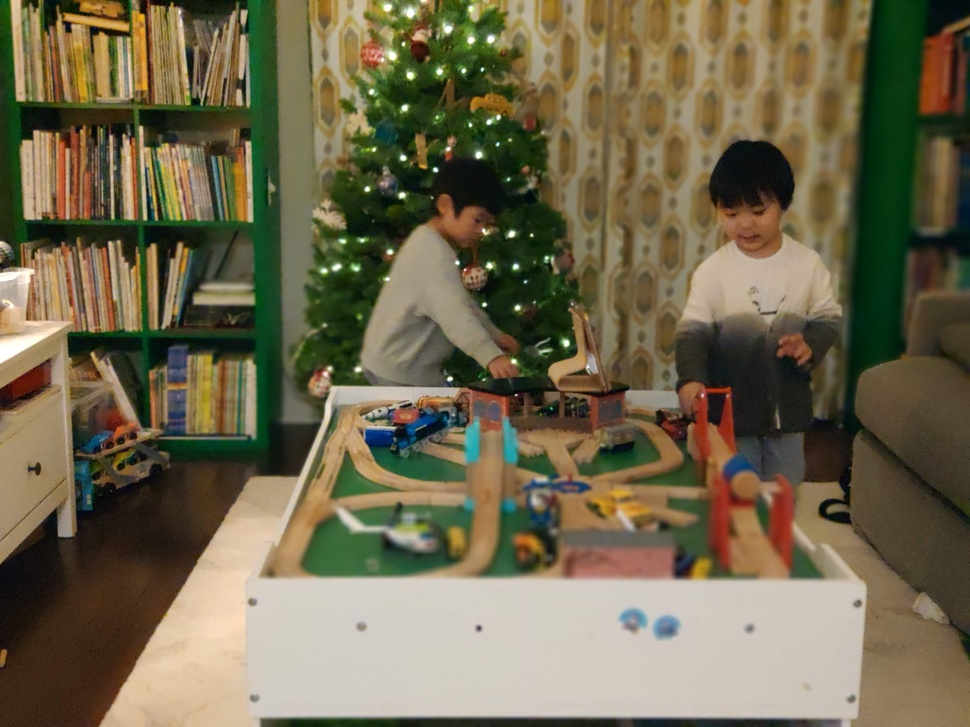
#> input picture original_static_site/photos/01052019.jpg, 970 x 727 px, shrunk from 2160 x 1620 before the run
$ python blur_image.py ../../original_static_site/photos/01052019.jpg
#> lines starting #> are read from the running program, lines starting #| are printed output that depends on the picture
'''
1. image file path
'''
from PIL import Image, ImageFilter, ImageEnhance
from sys import argv
from os import path

try:
	image = Image.open(argv[1])
#> image is the input picture: PIL image 970x727 RGB; mean R, G, B 112.5, 103.9, 77.8
except IndexError:
	exit(__doc__)

outfile_path = path.splitext(argv[1])[0] + '-blur.jpg'
blurImage = image.filter(ImageFilter.GaussianBlur(radius=20))
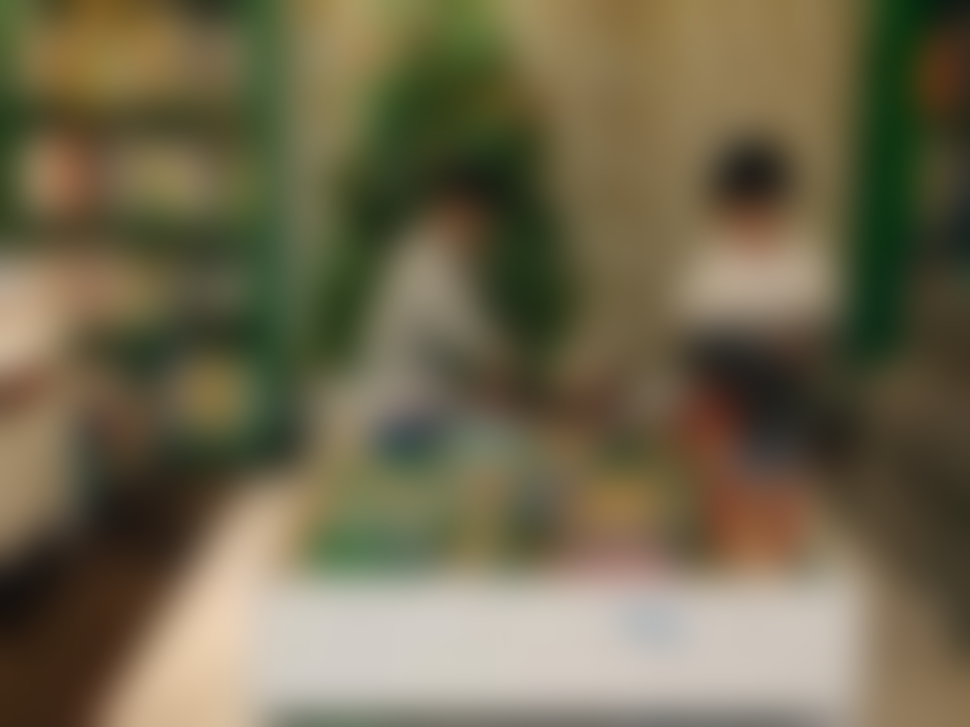
#> blurImage: PIL image 970x727 RGB; mean R, G, B 111.9, 103.4, 77.3
enhancer = ImageEnhance.Brightness(blurImage)

blurImage = enhancer.enhance(1.5)
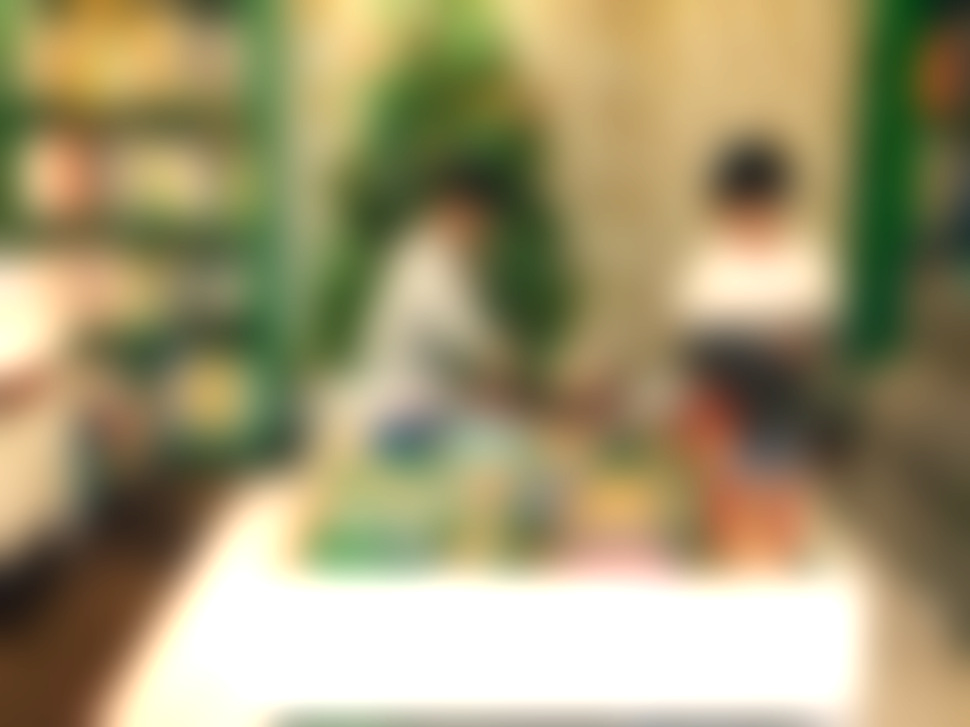
#> blurImage: PIL image 970x727 RGB; mean R, G, B 161.3, 150.7, 113.4

blurImage.save(outfile_path)

$ run again, on original_static_site/photos/07282018.jpg
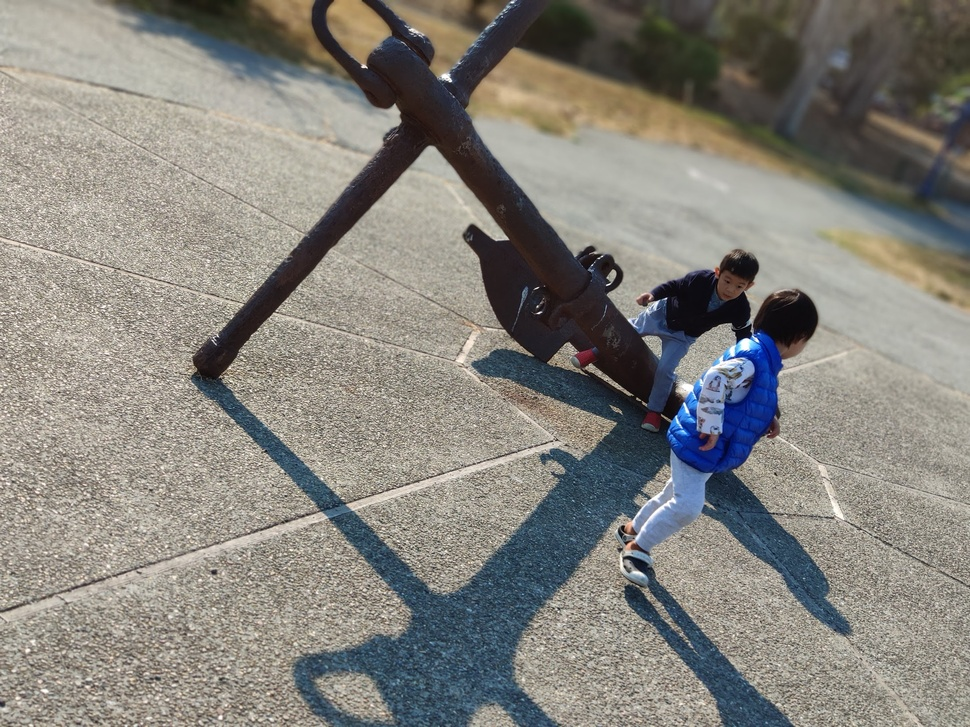
#> input picture original_static_site/photos/07282018.jpg, 970 x 727 px, shrunk from 2190 x 1642 before the run
#> image is the input picture: PIL image 970x727 RGB; mean R, G, B 133.6, 131, 124.5
#> `blurImage = image.filter(ImageFilter.GaussianBlur(radius=20))`:
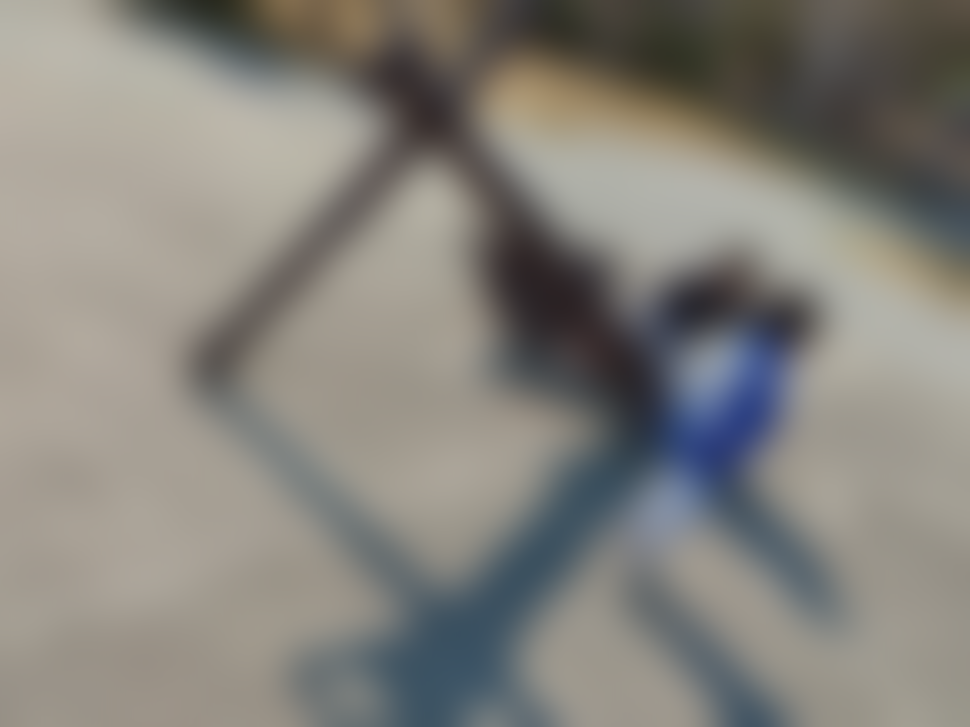
#> blurImage: PIL image 970x727 RGB; mean R, G, B 133.6, 131, 124.5
#> `blurImage = enhancer.enhance(1.5)`:
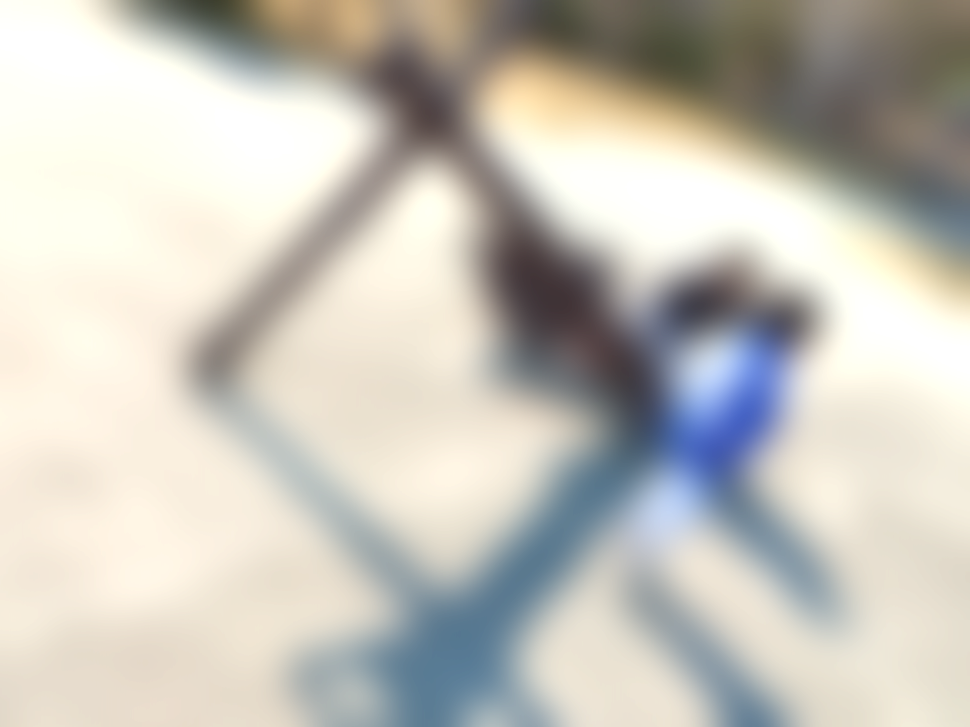
#> blurImage: PIL image 970x727 RGB; mean R, G, B 198.3, 195.2, 186.5

$ run again, on original_static_site/photos/08192018.jpg
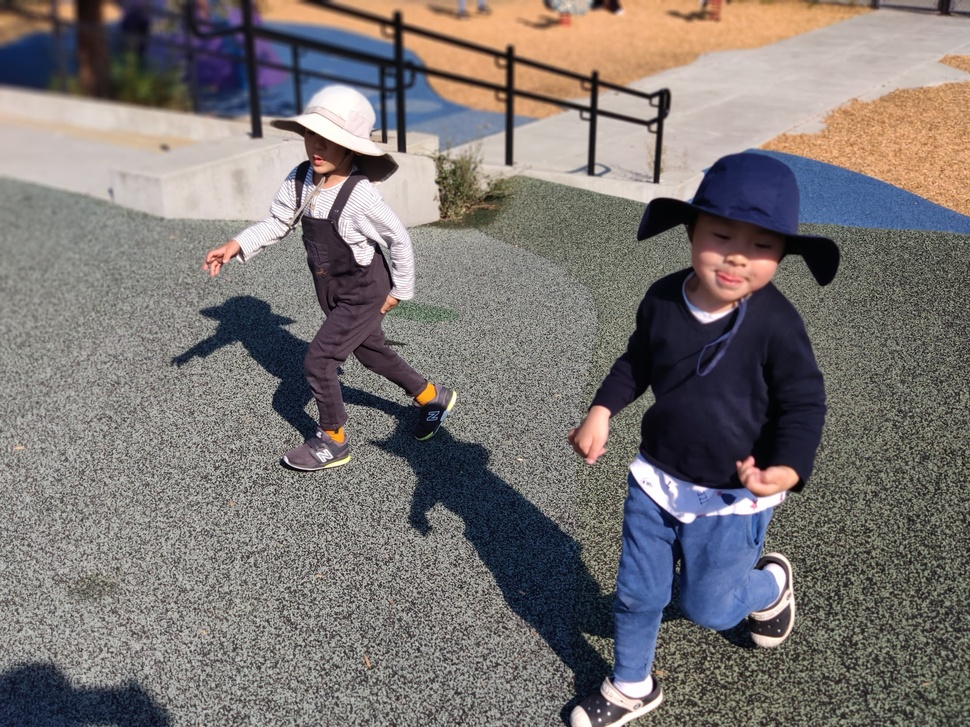
#> input picture original_static_site/photos/08192018.jpg, 970 x 727 px, shrunk from 2190 x 1642 before the run
#> image is the input picture: PIL image 970x727 RGB; mean R, G, B 122.4, 116.7, 114.9
#> `blurImage = image.filter(ImageFilter.GaussianBlur(radius=20))`:
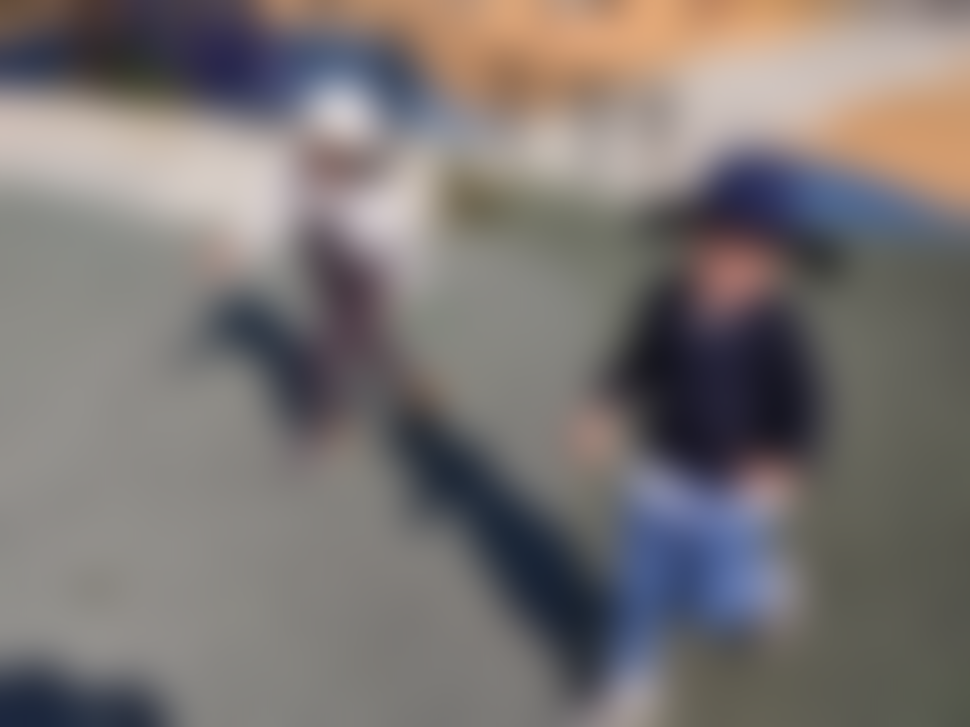
#> blurImage: PIL image 970x727 RGB; mean R, G, B 122.4, 116.7, 114.9
#> `blurImage = enhancer.enhance(1.5)`:
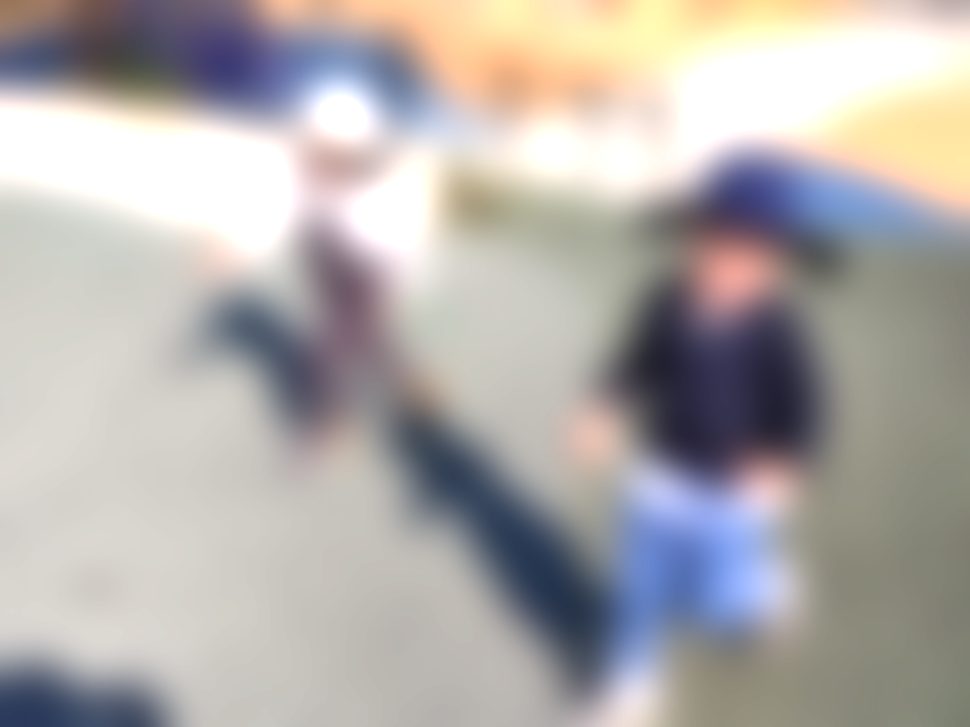
#> blurImage: PIL image 970x727 RGB; mean R, G, B 177.3, 173, 171

$ run again, on original_static_site/photos/09022018.jpg
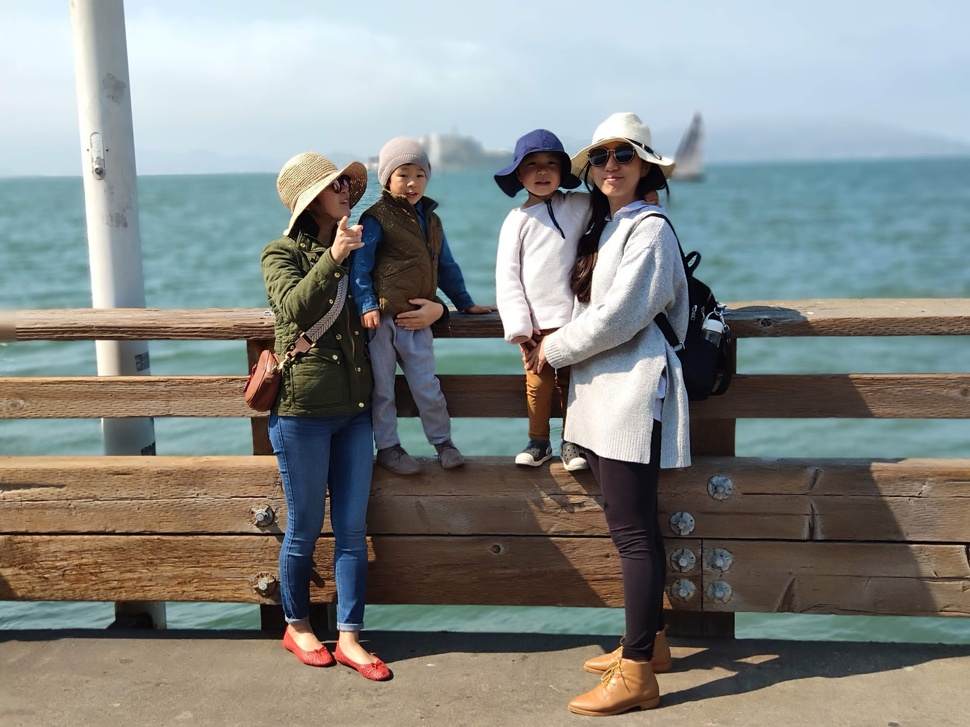
#> input picture original_static_site/photos/09022018.jpg, 970 x 727 px, shrunk from 2160 x 1620 before the run
#> image is the input picture: PIL image 970x727 RGB; mean R, G, B 132.9, 136.3, 133.6
#> `blurImage = image.filter(ImageFilter.GaussianBlur(radius=20))`:
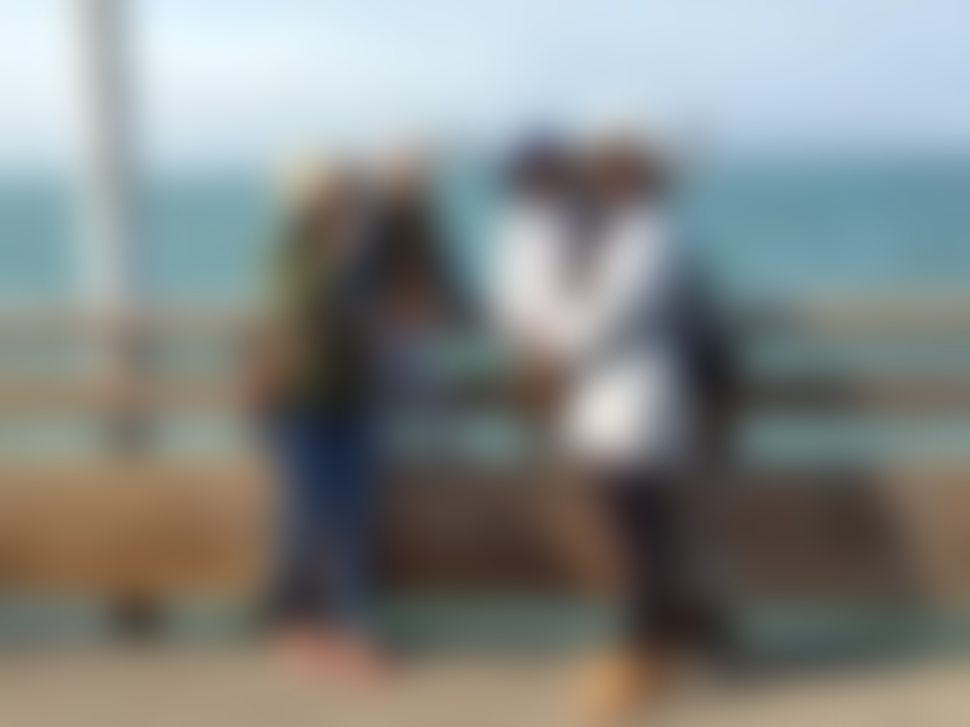
#> blurImage: PIL image 970x727 RGB; mean R, G, B 132.9, 136.3, 133.7
#> `blurImage = enhancer.enhance(1.5)`:
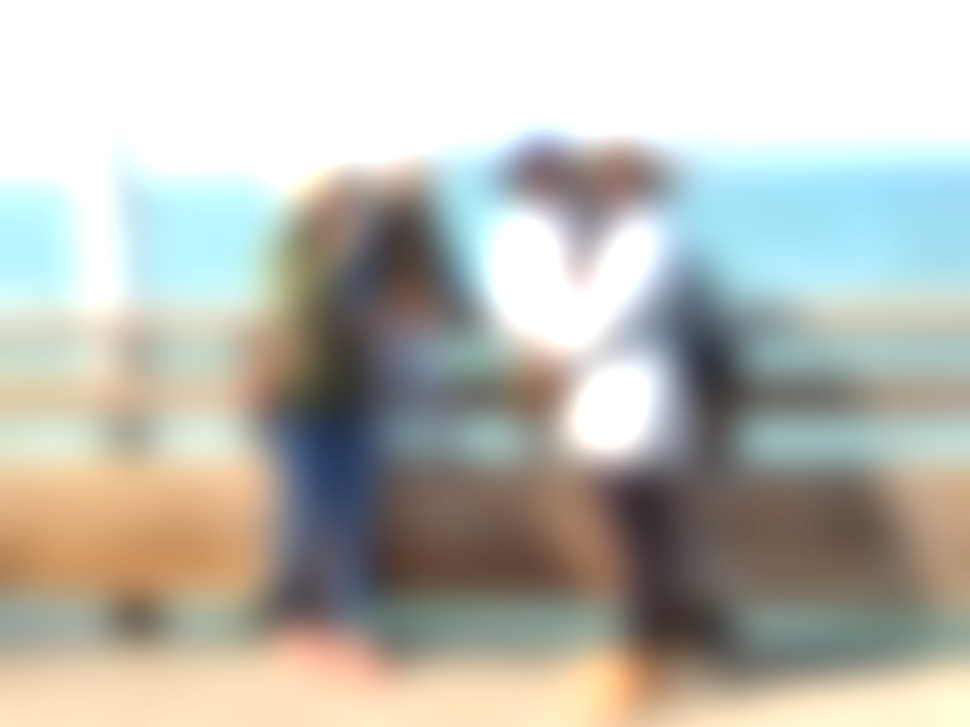
#> blurImage: PIL image 970x727 RGB; mean R, G, B 187.7, 187.4, 179.4
